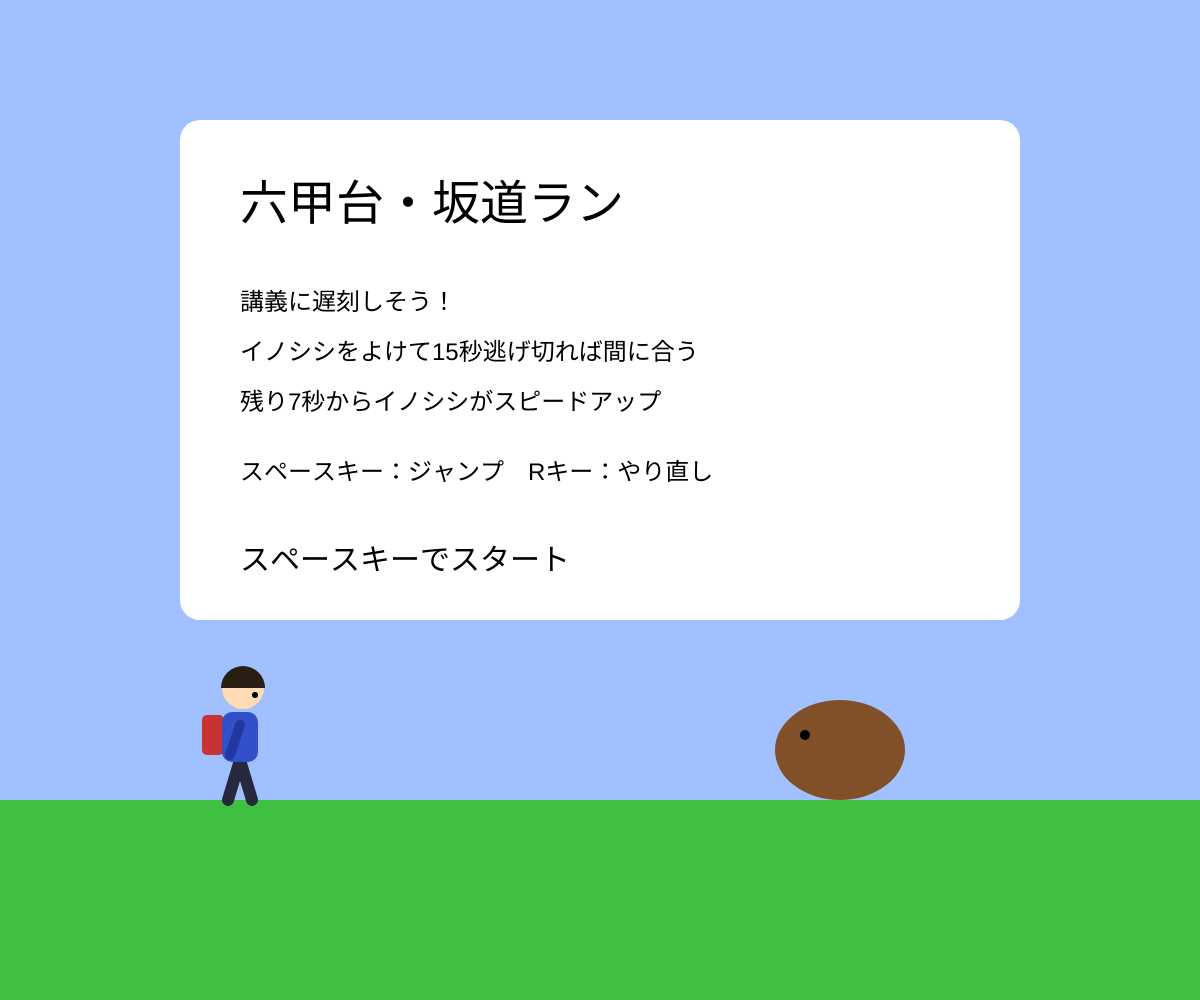
Frame 1 (no input)
Frame 60 (no input): identical to frame 1, image omitted
Frame 120 (the mouse pressed at the canvas centre since frame 60): identical to frame 1, image omitted

The p5.js sketch that drew this single still picture (run headless with seeded random() and noise() and a simulated clock; from frame 60 on, the mouse is pressed at the canvas centre):

// p5.js sketch
// ── sketch.js
let x,y //キャラの位置
let size //キャラの大きさ
let groundY //地面の高さ
let vy=0 //縦のはやさ
const g=1 //重力
let boarX //イノシシｘ
let gameOver=false
let timeLeft =15
let started=false
function setup(){
　createCanvas(windowWidth, windowHeight); // キャンバスの大きさをウィンドウの大きさと同じにする
size=height*0.1
groundY=height*0.8
x=width*0.2
y=groundY-size/2
  boarX=[width,width*1.5,width*2]
}
function draw(){
  background(160,192,255)
  fill(64,192,64)
  noStroke()
  rect(0,groundY,width,height-groundY)
  if(started==false){
    drawStartScreen()
    return
  }

  if(gameOver==false&&timeLeft>0){
  vy +=g
  y +=vy
  if(frameCount%60==0){
    timeLeft--
  }
  if(y>groundY-size/2){
    y=groundY-size/2
    vy=0
  }
}
   // 残り7秒からスピードアップ
  let speed = 8
  if(timeLeft <= 7){
    speed = 11
  }
for(let i=0;i<boarX.length;i++){
  if(gameOver==false&&timeLeft>0){
    boarX[i]-=speed
  if(boarX[i]<0){
    boarX[i]=width*1.5
  }
}

if(dist(x,y,boarX[i],groundY-size/2)<size*0.8){
  gameOver=true
}
 drawBoar(boarX[i], groundY - size / 2)
 }
drawStudent(x, y)
if(gameOver){
    fill(0)
    textSize(30)
    text("衝突! Rキーでやり直し",width/3,height/2)
  }
  fill(0)
  textSize(30)
  text("講義開始まであと"+timeLeft+"秒",20,40)
  if(gameOver==false&&timeLeft<=0){
    text("講義に間に合った！ Rキーでもう一回",width/3,height/2)
  }
}
function keyPressed(){
   if(started==false){
    if(key==" "){
      started=true
    }
    return
  }
  if(key==" "&&y==groundY - size/2){
    vy=-20
  }
   if((key=="r" || key=="R")&&(gameOver==true || timeLeft<=0)){
    y = groundY-size/2
    vy = 0
    boarX = [width,width*1.5,width*2]
    gameOver = false
    timeLeft = 15
   }
}
 function drawStudent(cx,cy){
   stroke(40,40,60)
  strokeWeight(size*0.12)
   line(cx, cy+size*0.1, cx+size*0.12, cy+size*0.5)
  line(cx, cy+size*0.1, cx-size*0.12, cy+size*0.5)
  noStroke()

  // リュック（体より先に描いて、後ろに隠す）
  fill(200,50,50)
  rect(cx-size*0.38, cy-size*0.35, size*0.22, size*0.4, size*0.05)

  // 体（パーカー）
  fill(50,80,200)
  rect(cx-size*0.18, cy-size*0.38, size*0.36, size*0.5, size*0.1)

  // うで
  stroke(35,55,160)
  strokeWeight(size*0.1)
   line(cx, cy-size*0.25, cx-size*0.1, cy+size*0.05)
  noStroke()

  // 顔
  fill(255,220,180)
  ellipse(cx+size*0.03, cy-size*0.62, size*0.42)

  // 髪（上半分の半円）
  fill(40,30,20)
  arc(cx+size*0.03, cy-size*0.62, size*0.44, size*0.44, PI, TWO_PI)

  // 目
  fill(0)
  ellipse(cx+size*0.15, cy-size*0.55, size*0.06)
 } 
function drawBoar(cx,cy){
  fill(130,80,40)
  ellipse(cx,cy,size*1.3,size)
  fill(0)
  ellipse(cx-size*0.35,cy-size*0.15,size*0.1)
}

// スタート画面を描く
function drawStartScreen(){
  drawStudent(x, y)
  drawBoar(width*0.7, groundY-size/2)

  // 説明の白い板
  fill(255)
  rect(width*0.15, height*0.12, width*0.7, height*0.5, 20)

  fill(0)
  textSize(48)
  text("六甲台・坂道ラン", width*0.2, height*0.22)
  textSize(24)
  text("講義に遅刻しそう！", width*0.2, height*0.31)
  text("イノシシをよけて15秒逃げ切れば間に合う", width*0.2, height*0.36)
  text("残り7秒からイノシシがスピードアップ", width*0.2, height*0.41)
  text("スペースキー：ジャンプ　Rキー：やり直し", width*0.2, height*0.48)
  textSize(30)
  text("スペースキーでスタート", width*0.2, height*0.57)
}
